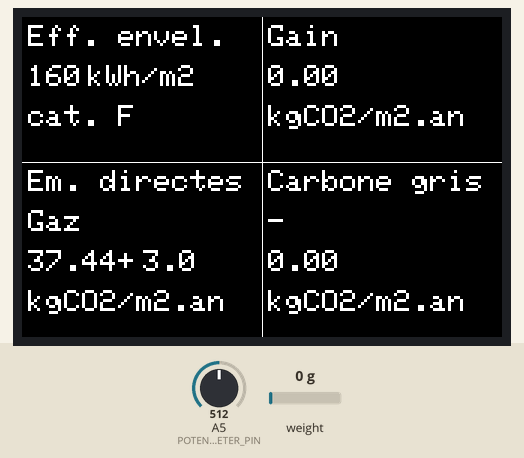
The sketch below on a simulated Arduino Uno, built with avr-gcc and run on an emulated ATmega328P. Shown: 480×320 colour display. The inputs (shaded band) are chosen by the test bench; at power-on: weight on the scale 0 g, A5 (POTENTIOMETER_PIN) = 512.

Above: at 5.8 s.
5.9 s: weight on the scale set to 2 g
9.6 s: weight on the scale set to 5 g
At 13.3 s:
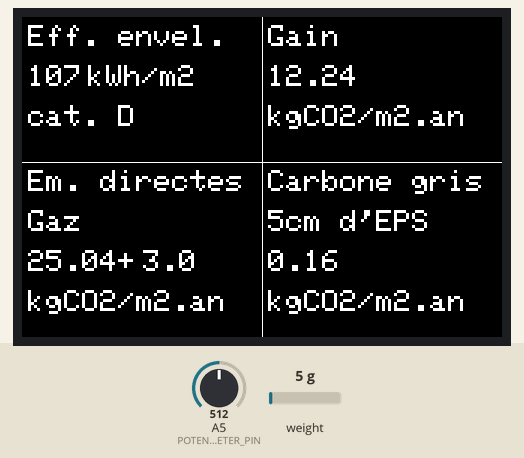
14.1 s: A5 (POTENTIOMETER_PIN) set to 400
At 16.4 s:
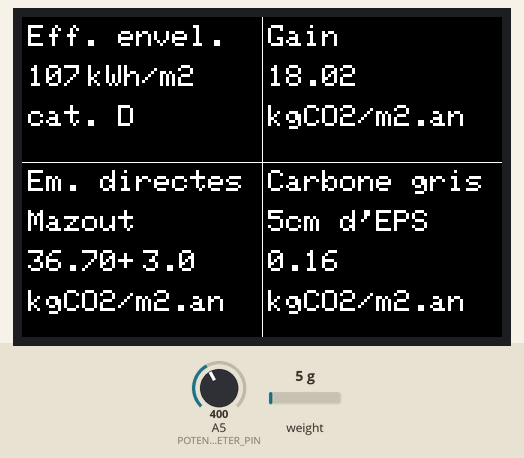
17.2 s: A5 (POTENTIOMETER_PIN) set to 122
At 19.5 s:
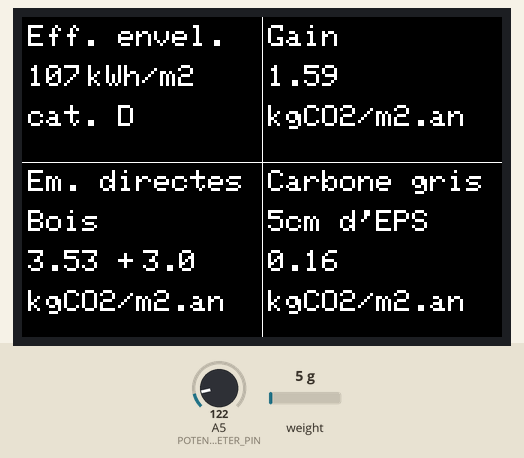
20.3 s: weight on the scale set to 24 g
At 22.5 s:
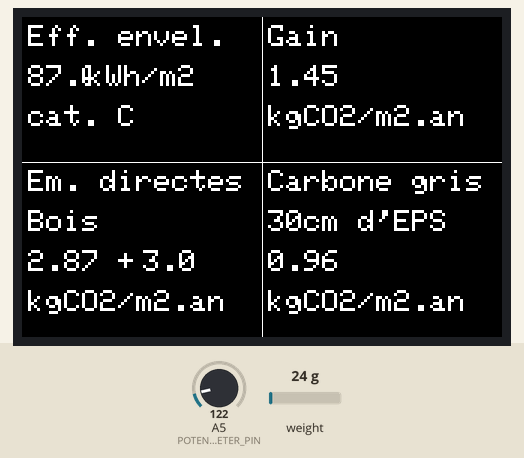
23.4 s: weight on the scale set to 30 g
At 25.5 s:
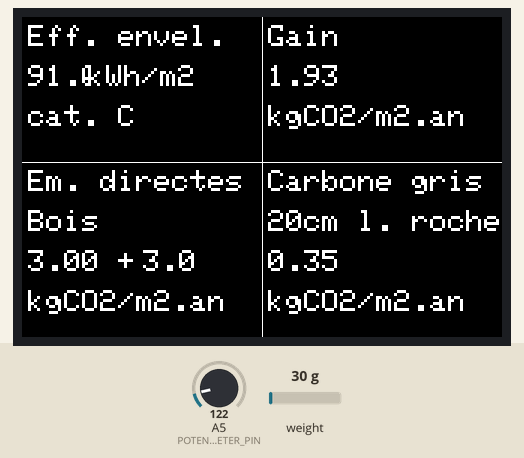
Timing chart, 0 to 27.0 s (numbered marks = the images above; inputs shaded):
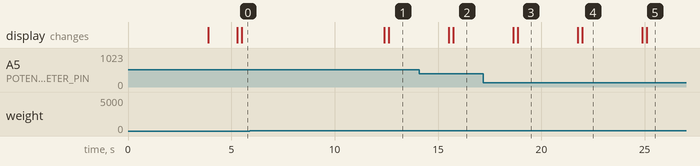

Measured:
- the behaviour switches between 3 and 4 g on weight on the scale (found by bisection; images 0 and 1)
- the behaviour switches between 26 and 27 g on weight on the scale (found by bisection; images 4 and 5)
- after the input at 5.9 s, every drawn part: stays the same
- after the input at 9.6 s, the display: first changes after 2.8 s (image 1 shows a later state)
- after the input at 14.1 s, the display: first changes after 1.4 s (image 2 shows a later state)
- after the input at 17.2 s, the display: first changes after 1.4 s (image 3 shows a later state)
- after the input at 20.3 s, the display: first changes after 1.5 s (image 4 shows a later state)
- after the input at 23.4 s, the display: first changes after 1.5 s (image 5 shows a later state)

The sketch:

test_v4.ino
```cpp
#include "HX711.h"
#include <LCDWIKI_GUI.h> // Core graphics library
#include <LCDWIKI_KBV.h> // Hardware-specific library
#include <Adafruit_GFX.h>

// HX711 circuit wiring
const int broche_DT = 12;
const int broche_SCK = 10;

HX711 balance;

// Variables pour l'échelle
float facteur_echelle = 382; // Ajustez selon la calibration
float poids = 0.0;


// Configuration de l'écran LCD
LCDWIKI_KBV mylcd(ILI9486, A3, A2, A1, A0, A4); // Modèle, cs, cd, wr, rd, reset


// Pin du potentiomètre
#define POTENTIOMETER_PIN A5

// couleur
#define BLACK   0x0000  // Noir
#define WHITE   0xFFFF  // Blanc
#define RED     0xF800  // Rouge
#define GREEN   0x07E0  // Vert
#define BLUE    0x001F  // Bleu
#define YELLOW  0xFFE0  // Jaune
#define CYAN    0x07FF  // Cyan
#define MAGENTA 0xF81F  // Magenta
// Variables pour stocker les valeurs de l'énergie et du facteur CO2
int energie_maison = 6;
float facteur_CO2 = 1.0;
float CO2;
float CO2_emb=5.0;
float CO2_ope=3.0;
float CO2_elec=3;
float CO2_temp;
float gain;

int Qh_init=160;
int Qh_reno=5;
String systemName ="System ";
String isol ="- ";
String CECB="E";
// Variables pour stocker les valeurs du potentiomètre
int potValue;
int potZone;

  // Taille de l'écran
int screenWidth = mylcd.Get_Display_Width();
int screenHeight = mylcd.Get_Display_Height();

// Position des lignes centrales
int midX = screenWidth / 2;
int midY = screenHeight / 2;
int X0=6;
int Y0=8;
int dist=40;


void setup() {
  Serial.begin(9600);
  balance.begin(broche_DT, broche_SCK);
  balance.set_scale(-441); //calibration: le paramètre dépend de votre cellule de charge.
  delay(2400);
  balance.tare(); //ajustement du zéro
//


  mylcd.Init_LCD();
  mylcd.Set_Rotation(1);
  mylcd.Fill_Screen(BLACK);
  mylcd.Set_Text_Mode(0);
  mylcd.Set_Text_Size(3);
  mylcd.Set_Text_colour(WHITE);
  mylcd.Set_Text_Back_colour(BLACK);

  mylcd.Print_String("La balance est prete!", 20, 50);
//  delay(9600);
  mylcd.Fill_Screen(BLACK); // Effacer l'écran
  screenWidth = mylcd.Get_Display_Width();
  screenHeight = mylcd.Get_Display_Height()-30;

// Position des lignes centrales
  midX = screenWidth / 2;
  midY = screenHeight / 2;
  draw_quadrants();

}

void loop() {

  calcul_value();

  if (CO2_ope!=CO2_temp){
    delay(400);
    calcul_value();
    mylcd.Fill_Screen(BLACK); // Effacer l'écran
    draw_quadrants();

//    mylcd.Print_String("Energie:", 20, 20);
    mylcd.Print_Number_Float(Qh_reno, 0, X0, Y0+dist, '.', 2, ' '); // Afficher avec 2 décimales
    mylcd.Print_String("kWh/m2", X0+60, Y0+dist);
    mylcd.Print_String(CECB, X0, Y0+dist+dist);


    mylcd.Print_Number_Float(gain, 2, midX+X0, Y0+dist, '.', 3, ' '); // Afficher avec 2 décimales
    mylcd.Print_String("kgCO2/m2.an",midX+X0, Y0+dist+dist);


//    mylcd.Print_String("CO2 oper.:", X0, 60);
    mylcd.Print_String(systemName, X0, midY+Y0+dist);
    mylcd.Print_Number_Float(CO2_ope, 2, X0, midY+Y0+dist+dist, '.', 3, ' '); // Afficher avec 2 décimales
    mylcd.Print_String("+", X0+90, midY+Y0+dist+dist);

    mylcd.Print_Number_Float(CO2_elec, 0, X0+115, midY+Y0+dist+dist, '.', 0, ' '); // Afficher avec 2 décimales

    mylcd.Print_String("kgCO2/m2.an", X0, midY+Y0+dist+dist+dist);

//    mylcd.Print_String("CO2 gris:", 20, 100);
    mylcd.Print_String(isol,  midX+X0, midY+Y0+dist);
    mylcd.Print_Number_Float(CO2_emb, 2, midX+X0, midY+Y0+dist+dist, '.', 3, ' '); // Afficher avec 2 décimales

    mylcd.Print_String("kgCO2/m2.an", midX+X0, midY+Y0+dist+dist+dist);


//    mylcd.Print_String("CO2 total:", 20, 140);
//    mylcd.Print_Number_Float(CO2_emb+CO2_ope, 2, 200, 140, '.', 3, ' '); // Afficher avec 2 décimales
//    mylcd.Print_String("kgCO2/m2.an", 350, 140);


//    mylcd.Print_String(systemName, 20, 220);

    CO2_temp=CO2_ope;}

  delay(1500); // Délai pour actualisation

}

void draw_quadrants()
{

  // Dessiner les lignes pour diviser l'écran
  mylcd.Set_Draw_color(WHITE);
  mylcd.Draw_Fast_VLine(midX, 0, screenHeight+50); // Ligne verticale
  mylcd.Draw_Fast_HLine(0, midY, screenWidth); // Ligne horizontale


  // Écrire les titres dans chaque quadrant
  mylcd.Print_String("Eff. envel.", X0, Y0); // Quadrant en haut à gauche

  mylcd.Print_String("Gain", midX + X0, Y0); // Quadrant en haut à droite

  mylcd.Print_String("Em. directes", X0, midY + Y0); // Quadrant en bas à gauche

  mylcd.Print_String("Carbone gris", midX + X0, midY + Y0); // Quadrant en bas à droite
}

void calcul_value()
{

  // Lecture de la valeur du potentiomètre
  potValue = analogRead(POTENTIOMETER_PIN);

  // Détermination de la zone du potentiomètre
  if (potValue < 55) {
    potZone = 1;
    systemName="Pellet ";
    facteur_CO2 = 0.038;
  } else if (potValue < 258) {
    potZone = 2;
    systemName="Bois";
    facteur_CO2 = 0.033;
  } else if (potValue < 410) {
    potZone = 3;
    systemName="Mazout";
    facteur_CO2 = 0.343;
  } else if (potValue < 669) {
    potZone = 4;
    systemName="Gaz";
    facteur_CO2 = 0.234;
  } else if (potValue < 862) {
    potZone = 5; //
    systemName="Electrique";
    facteur_CO2 = 0.125;
  } else if (potValue < 1023) {
    potZone = 6; //
    systemName="Pac geo";
    facteur_CO2 = 0.041;
  } else {
    potZone = 7; //
    systemName="Pac air/eau";
    facteur_CO2 = 0.054;
  }


  poids = balance.get_units(5); // Lire la moyenne de 5 mesures
  if (poids < 4) {
    CO2_emb=0;
    Qh_reno=160;
    CECB="cat. F";
    isol="-";
  } else if (poids < 7.8) {
    CO2_emb=0.16; // 5cm d'EPS
    Qh_reno=107;
    CECB="cat. D";
    isol="5cm d'EPS";
  } else if (poids < 14.1) {
    CO2_emb=0.32; // 10cm d'EPS
    Qh_reno=96;
    CECB="cat. C";
    isol="10cm d'EPS";
  } else if (poids < 21) {
    CO2_emb=0.64; // 20cm d'EPS
    Qh_reno=90;
    CECB="cat. C";
    isol="20cm d'EPS";
  } else if (poids < 27) {
    CO2_emb=0.96; // 30cm d'EPS
    Qh_reno=87;
    CECB="cat. C";
    isol="30cm d'EPS";
  } else if (poids < 32.5) {
    CO2_emb=0.35; //20 de laine de roche
    Qh_reno=91;
    CECB="cat. C";
    isol="20cm l. roche";
  } else if (poids < 41.7) {
    CO2_emb=2.7; // 20cm d'XPS
    Qh_reno=89;
    CECB="cat. C";
    isol="20cm d'XPS";
  } else {
    CO2_emb=4.0; // 20cm d'XPS
    Qh_reno=86;
    CECB="cat. C";
    isol="30cm d'XPS";
  }

  // Calcul de l'empreinte carbone
  CO2_ope = Qh_reno * facteur_CO2;
  gain=facteur_CO2*(160-Qh_reno)-CO2_emb;
}
```
